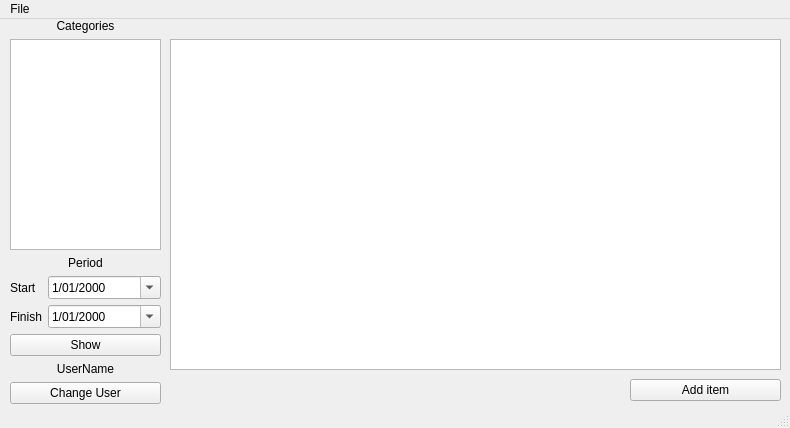
<?xml version="1.0" encoding="UTF-8"?>
<ui version="4.0">
 <class>MainWindow</class>
 <widget class="QMainWindow" name="MainWindow">
  <property name="enabled">
   <bool>true</bool>
  </property>
  <property name="geometry">
   <rect>
    <x>0</x>
    <y>0</y>
    <width>790</width>
    <height>428</height>
   </rect>
  </property>
  <property name="minimumSize">
   <size>
    <width>790</width>
    <height>428</height>
   </size>
  </property>
  <property name="maximumSize">
   <size>
    <width>790</width>
    <height>428</height>
   </size>
  </property>
  <property name="contextMenuPolicy">
   <enum>Qt::DefaultContextMenu</enum>
  </property>
  <property name="acceptDrops">
   <bool>false</bool>
  </property>
  <property name="windowTitle">
   <string>Your finance manager</string>
  </property>
  <property name="windowOpacity">
   <double>1.000000000000000</double>
  </property>
  <property name="toolTip">
   <string/>
  </property>
  <widget class="QWidget" name="centralwidget">
   <widget class="QWidget" name="formLayoutWidget">
    <property name="geometry">
     <rect>
      <x>10</x>
      <y>0</y>
      <width>151</width>
      <height>385</height>
     </rect>
    </property>
    <layout class="QFormLayout" name="formLayout">
     <item row="0" column="0" colspan="2">
      <widget class="QLabel" name="categories_lable">
       <property name="text">
        <string>Categories</string>
       </property>
       <property name="alignment">
        <set>Qt::AlignCenter</set>
       </property>
      </widget>
     </item>
     <item row="2" column="0" colspan="2">
      <widget class="QLabel" name="periond_label">
       <property name="text">
        <string>Period</string>
       </property>
       <property name="alignment">
        <set>Qt::AlignCenter</set>
       </property>
      </widget>
     </item>
     <item row="3" column="0">
      <widget class="QLabel" name="label_3">
       <property name="text">
        <string>Start</string>
       </property>
      </widget>
     </item>
     <item row="3" column="1">
      <widget class="QDateEdit" name="periond_start">
       <property name="displayFormat">
        <string>M/dd/yyyy</string>
       </property>
       <property name="calendarPopup">
        <bool>true</bool>
       </property>
      </widget>
     </item>
     <item row="4" column="0">
      <widget class="QLabel" name="label_5">
       <property name="text">
        <string>Finish</string>
       </property>
      </widget>
     </item>
     <item row="4" column="1">
      <widget class="QDateEdit" name="periond_finish">
       <property name="displayFormat">
        <string>M/dd/yyyy</string>
       </property>
       <property name="calendarPopup">
        <bool>true</bool>
       </property>
      </widget>
     </item>
     <item row="1" column="0" colspan="2">
      <widget class="QListWidget" name="categories_list">
       <property name="minimumSize">
        <size>
         <width>0</width>
         <height>209</height>
        </size>
       </property>
      </widget>
     </item>
     <item row="6" column="0" colspan="2">
      <widget class="QLabel" name="user_label">
       <property name="text">
        <string>UserName</string>
       </property>
       <property name="alignment">
        <set>Qt::AlignCenter</set>
       </property>
      </widget>
     </item>
     <item row="7" column="0" colspan="2">
      <widget class="QPushButton" name="change_user_button">
       <property name="text">
        <string>Change User</string>
       </property>
      </widget>
     </item>
     <item row="5" column="0" colspan="2">
      <widget class="QPushButton" name="show_query_button">
       <property name="text">
        <string>Show</string>
       </property>
      </widget>
     </item>
    </layout>
   </widget>
   <widget class="QTableView" name="items_table">
    <property name="geometry">
     <rect>
      <x>170</x>
      <y>20</y>
      <width>611</width>
      <height>331</height>
     </rect>
    </property>
   </widget>
   <widget class="QPushButton" name="add_item_button">
    <property name="geometry">
     <rect>
      <x>630</x>
      <y>360</y>
      <width>151</width>
      <height>22</height>
     </rect>
    </property>
    <property name="text">
     <string>Add item</string>
    </property>
   </widget>
  </widget>
  <widget class="QMenuBar" name="menubar">
   <property name="geometry">
    <rect>
     <x>0</x>
     <y>0</y>
     <width>790</width>
     <height>19</height>
    </rect>
   </property>
   <widget class="QMenu" name="menuFile">
    <property name="title">
     <string>File</string>
    </property>
    <addaction name="action_export_to_excel"/>
    <addaction name="action_import_from_excel"/>
    <addaction name="separator"/>
    <addaction name="action_exit"/>
   </widget>
   <addaction name="menuFile"/>
  </widget>
  <widget class="QStatusBar" name="statusbar"/>
  <action name="action_export_to_excel">
   <property name="text">
    <string>Export to Excel</string>
   </property>
  </action>
  <action name="action_import_from_excel">
   <property name="text">
    <string>Import from Excel</string>
   </property>
  </action>
  <action name="action_exit">
   <property name="text">
    <string>Exit</string>
   </property>
  </action>
 </widget>
 <resources/>
 <connections/>
</ui>
